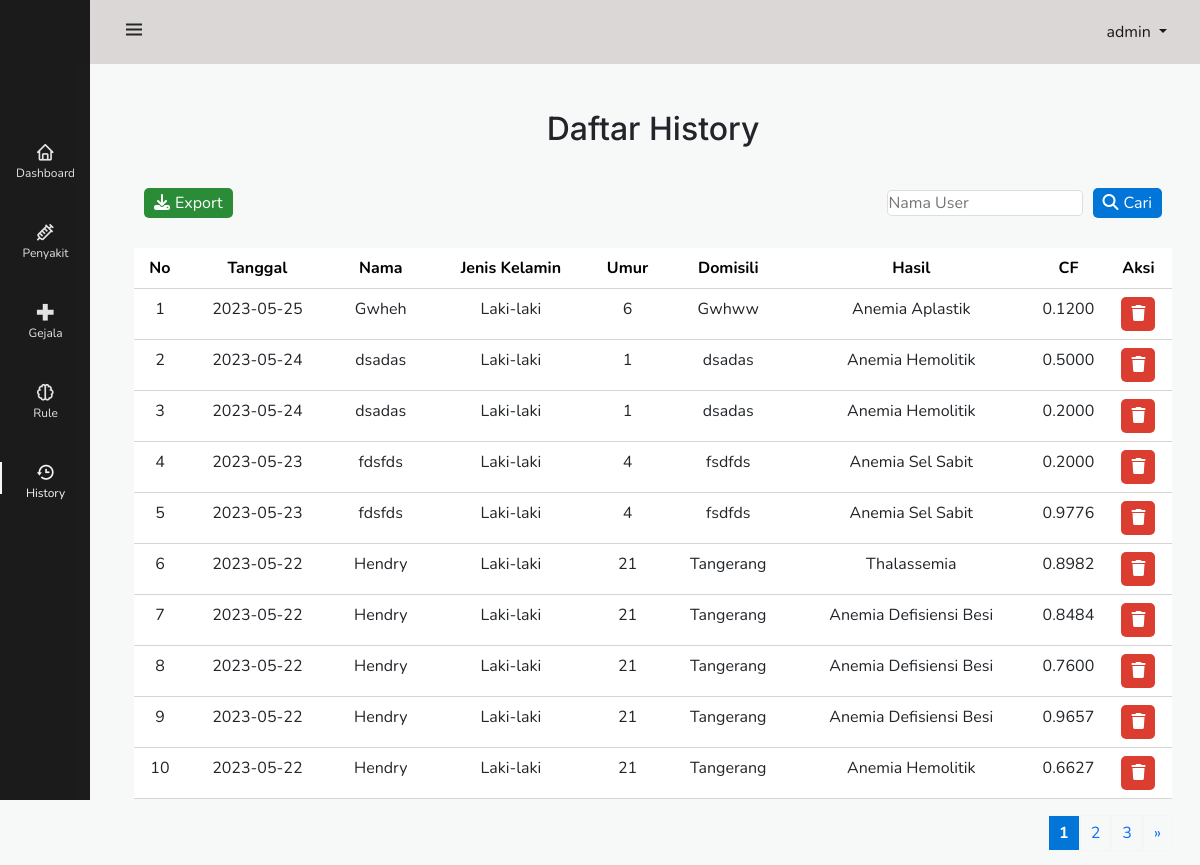
Screenshot of /skripsi-anemia/Admin/history/DisplayHistory.php (signed in) with the database file from the repository.
### tables this page shows
CREATE TABLE `tbl_history` (
  `id_history` int(11) NOT NULL,
  `nama_user` varchar(255) NOT NULL,
  `jenis_kelamin` varchar(255) NOT NULL,
  `umur` int(11) NOT NULL,
  `domisili` varchar(255) NOT NULL,
  `tanggal_diagnosa` date NOT NULL,
  `hasil_diagnosa` varchar(255) NOT NULL,
  `nilai_cf` double(11,4) NOT NULL
);

### skripsi-anemia/Admin/history/DisplayHistory.php (the view, shortened to what this page needs)
<?php
include '../../connect.php';
if(isset($_POST['tombolcari'])){
    $carihistory = $_POST['carihistory'];
    $_SESSION['carihistory'] = $carihistory;
}elseif (!isset($_SESSION['carihistory'])){
    $carihistory = '';
}else{
    $carihistory = $_SESSION['carihistory'];
}
?>
<!doctype html>
<html lang="en">
  <head>
    <link href="https://cdn.jsdelivr.net/npm/bootstrap@5.3.0-alpha1/dist/css/bootstrap.min.css" rel="stylesheet">
    <link rel="stylesheet" href="https://cdnjs.cloudflare.com/ajax/libs/font-awesome/4.7.0/css/font-awesome.min.css">
    <link rel="stylesheet" href="https://cdnjs.cloudflare.com/ajax/libs/font-awesome/6.3.0/css/all.min.css">
    <link href="../../assets/css/history.css" rel="stylesheet">
  </head>
  <body>
    <?php include("../sidebar.php");?>
    <div class="container">
    <h1 class="judul">Daftar History</h1>
        <div class="searchAndRule">
        <button id="history_btn"><a href="Export.php" style="color:white;"><i style="margin-right:5px"class="fa fa-download"></i>Export</a></button>
            <div class="search_rule" style="float:right">
            <form method="POST" action="DisplayHistory.php">
                    <input type="text" name="carihistory" placeholder="Nama User" autofocus value="<?php echo $carihistory; ?>">
                    <button id="cari_btn" type="submit" name="tombolcari"><i class="fa fa-search" aria-hidden="true" style="margin-right:5px"></i>Cari</button>
            </form>
            </div>
        </div>
        <div style="overflow-x:auto;">
    <table class="table">
  <thead>
    <tr>
      <th scope="col" width="5%">No</th>
      <th scope="col">Tanggal</th>
      <th scope="col" width="10%">Nama</th>
      <th scope="col">Jenis Kelamin</th>
      <th scope="col">Umur</th>
      <th scope="col">Domisili</th>
      <th scope="col">Hasil</th>
      <th scope="col" width="7%">CF</th>
      <th scope="col">Aksi</th>
    </tr>
  </thead>
  <tbody>
    <?php
    $ambildata = mysqli_query($con,"Select * from tbl_history where nama_user LIKE '%$carihistory%' order by tanggal_diagnosa DESC");
    $jumlahData = 10;
    $totalData = mysqli_num_rows($ambildata);
    $jumlahPagination = ceil($totalData / $jumlahData);
    if(isset($_GET['halaman'])){
        $halamanAktif = $_GET['halaman'];
    }else{
        $halamanAktif=1;
    }
    $dataAwal = ($halamanAktif * $jumlahData) - $jumlahData;
    $jumlahLink=2;
    if($halamanAktif > $jumlahLink){
        $start_number = $halamanAktif - $jumlahLink;
    }else{
        $start_number = 1;
    }
    if($halamanAktif < ($jumlahPagination - $jumlahLink)){
        $end_number = $halamanAktif + $jumlahLink;
    }else{
        $end_number = $jumlahPagination;
    }
    $ambildata_perhalaman = mysqli_query($con,"Select * from tbl_history where nama_user LIKE '%$carihistory%' order by tanggal_diagnosa DESC LIMIT $dataAwal, $jumlahData");
    $nomor = 0 + $dataAwal;
    if($ambildata_perhalaman){
        while($row=mysqli_fetch_assoc($ambildata_perhalaman)){
            $nomor++;
            $id=$row['id_history'];
            $tanggal=$row['tanggal_diagnosa'];
            $nama=$row['nama_user'];
            $jenis=$row['jenis_kelamin'];
            $umur=$row['umur'];
            $domisili=$row['domisili'];
            $penyakit=$row['hasil_diagnosa'];
            $cf =$row['nilai_cf'];
            echo '<tr>
                    <td scope="row" style="text-align: center;">'.$nomor.'</td>
                    <td style="text-align: center;">'.$tanggal.'</td>
                    <td style="text-align: center;">'.$nama.'</td>
                    <td style="text-align: center;">'.$jenis.'</td>
                    <td style="text-align: center;">'.$umur.'</td>
                    <td style="text-align: center;">'.$domisili.'</td>
                    <td style="text-align: center;">'.$penyakit.'</td>
                    <td style="text-align: center;">'.$cf.'</td>
                    <td style="text-align: center;">
                    <button id="delete"><a href="DeleteHistory.php?historyid='.$id.'"  style="text-decoration: none"><i class="fa fa-trash" aria-hidden="true"></i></a></button>
                    </td>
                 </tr>';
        }
    }
    ?>
  </tbody>
</table>
</div>
<div class="pagination" style="float:right;">
    <?php for($i=$start_number; $i <= $end_number ; $i++): ?>
        <?php if($halamanAktif == $i): ?>
            <a href="?halaman= <?php echo  $i;?>" style="color:white;background-color:#0275d8;font-weight:bold;">
                <?php echo  $i;?>
            </a>
        <?php else: ?>
            <a href="?halaman= <?php echo  $i;?>">
                <?php echo  $i;?>
            </a>
        <?php endif; ?>
    <?php endfor; ?>
    <?php if ($halamanAktif < $jumlahPagination): ?>
        <a href="?halaman=<?php echo $halamanAktif + 1 ?>">
            &raquo;
        </a>
    <?php endif; ?>
    </div>
    </div>
  </body>
</html>

### skripsi-anemia/assets/css/history.css (style rules this page uses)
body { background-color: rgba(202, 204, 206, 0.137) !important; }
* { margin: 0; padding: 0; box-sizing: border-box; }
#delete { padding: 5px 10px 5px 10px; background-color: #dc3d31; border-radius: 5px; border: 1px white; }
#delete a { color: white; font-size: 16px; }
#cari_btn { background-color: #0275d8; border-radius: 5px; color: white; border: none; padding: 3px 10px 3px 10px; margin-right: 10px; }
#history_btn { background-color: rgb(43, 140, 56); margin-left: 10px; border: none; padding: 3px 10px 3px 10px; border-radius: 5px; }
.table th { color: black; text-align: center; border-bottom: 1px solid rgb(216, 212, 212); }
.table td { text-align: justify; border-bottom: 1px solid rgb(216, 212, 212); }
.pagination a { text-decoration: none; padding: 5px 10px 5px 10px; border: 0.01em solid whitesmoke; }
.searchAndRule { margin-bottom: 30px; }
table { border-collapse: collapse; border-spacing: 0; width: 100%; }
.container { margin-top: 80px; border-radius: 20px; padding-top: 30px; padding-bottom: 50px; }
.search_rule input { border-radius: 5px; border: 0.1em solid rgba(107, 107, 107, 0.221); margin-right: 5px; }
.judul { font-size: 32px; margin-bottom: 40px; font-weight: 500; font-family: 'Inter', sans-serif; text-align: center; }

### skripsi-anemia/assets/css/sidebar.css (style rules this page uses)
:root { --header-height: 3rem;--nav-width: 90px; --first-color: #202122f8; --first-color-light: #e3e3e6;--white-color: #F7F6FB; --body-font: 'Nunito', sans-serif; --normal-font-size: 1rem;--z-fixed: 100 }
body { position: relative; margin: var(--header-height) 0 0 0; padding: 0 1rem; font-family: var(--body-font); font-size: var(--normal-font-size); transition: .5s }
a { text-decoration: none }
@media screen and (min-width: 768px) { body { margin: calc(var(--header-height) + 1rem) 0 0 0; padding-left: calc(var(--nav-width) + 2rem); } }

### rows the page displays
tbl_history: tanggal_diagnosa "2023-05-25", nama_user "Gwheh", jenis_kelamin "Laki-laki", umur "6", domisili "Gwhww", hasil_diagnosa "Anemia Aplastik", nilai_cf "0.1200"
tbl_history: tanggal_diagnosa "2023-05-24", nama_user "dsadas", jenis_kelamin "Laki-laki", umur "1", domisili "dsadas", hasil_diagnosa "Anemia Hemolitik", nilai_cf "0.5000"
tbl_history: tanggal_diagnosa "2023-05-24", nama_user "dsadas", jenis_kelamin "Laki-laki", umur "1", domisili "dsadas", hasil_diagnosa "Anemia Hemolitik", nilai_cf "0.2000"
tbl_history: tanggal_diagnosa "2023-05-23", nama_user "fdsfds", jenis_kelamin "Laki-laki", umur "4", domisili "fsdfds", hasil_diagnosa "Anemia Sel Sabit", nilai_cf "0.2000"
tbl_history: tanggal_diagnosa "2023-05-23", nama_user "fdsfds", jenis_kelamin "Laki-laki", umur "4", domisili "fsdfds", hasil_diagnosa "Anemia Sel Sabit", nilai_cf "0.9776"
tbl_history: tanggal_diagnosa "2023-05-22", nama_user "Hendry", jenis_kelamin "Laki-laki", umur "21", domisili "Tangerang", hasil_diagnosa "Thalassemia", nilai_cf "0.8982"
tbl_history: tanggal_diagnosa "2023-05-22", nama_user "Hendry", jenis_kelamin "Laki-laki", umur "21", domisili "Tangerang", hasil_diagnosa "Anemia Defisiensi Besi", nilai_cf "0.8484"
tbl_history: tanggal_diagnosa "2023-05-22", nama_user "Hendry", jenis_kelamin "Laki-laki", umur "21", domisili "Tangerang", hasil_diagnosa "Anemia Defisiensi Besi", nilai_cf "0.7600"
tbl_history: tanggal_diagnosa "2023-05-22", nama_user "Hendry", jenis_kelamin "Laki-laki", umur "21", domisili "Tangerang", hasil_diagnosa "Anemia Defisiensi Besi", nilai_cf "0.9657"
tbl_history: tanggal_diagnosa "2023-05-22", nama_user "Hendry", jenis_kelamin "Laki-laki", umur "21", domisili "Tangerang", hasil_diagnosa "Anemia Hemolitik", nilai_cf "0.6627"

### other values shown
$_SESSION['username'] "admin"
